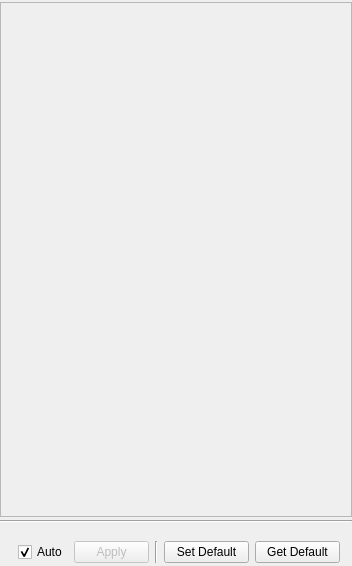
<?xml version="1.0" encoding="UTF-8"?>
<ui version="4.0">
 <class>EsPropertyTabWidget</class>
 <widget class="QWidget" name="EsPropertyTabWidget">
  <property name="geometry">
   <rect>
    <x>0</x>
    <y>0</y>
    <width>352</width>
    <height>566</height>
   </rect>
  </property>
  <property name="windowTitle">
   <string>EsPropertyTabWidget</string>
  </property>
  <layout class="QVBoxLayout" name="verticalLayout">
   <property name="spacing">
    <number>3</number>
   </property>
   <property name="leftMargin">
    <number>0</number>
   </property>
   <property name="topMargin">
    <number>2</number>
   </property>
   <property name="rightMargin">
    <number>0</number>
   </property>
   <property name="bottomMargin">
    <number>3</number>
   </property>
   <item>
    <layout class="QHBoxLayout" name="horizontalLayout_2">
     <property name="leftMargin">
      <number>0</number>
     </property>
     <property name="rightMargin">
      <number>0</number>
     </property>
     <item>
      <widget class="QLabel" name="labelStatus">
       <property name="minimumSize">
        <size>
         <width>0</width>
         <height>50</height>
        </size>
       </property>
       <property name="frameShape">
        <enum>QFrame::StyledPanel</enum>
       </property>
       <property name="frameShadow">
        <enum>QFrame::Sunken</enum>
       </property>
       <property name="text">
        <string/>
       </property>
       <property name="alignment">
        <set>Qt::AlignLeading|Qt::AlignLeft|Qt::AlignTop</set>
       </property>
      </widget>
     </item>
    </layout>
   </item>
   <item>
    <widget class="Line" name="line_2">
     <property name="orientation">
      <enum>Qt::Horizontal</enum>
     </property>
    </widget>
   </item>
   <item>
    <layout class="QHBoxLayout" name="horizontalLayout">
     <property name="spacing">
      <number>6</number>
     </property>
     <property name="leftMargin">
      <number>8</number>
     </property>
     <property name="topMargin">
      <number>15</number>
     </property>
     <property name="rightMargin">
      <number>2</number>
     </property>
     <item>
      <spacer name="horizontalSpacer_2">
       <property name="orientation">
        <enum>Qt::Horizontal</enum>
       </property>
       <property name="sizeHint" stdset="0">
        <size>
         <width>40</width>
         <height>20</height>
        </size>
       </property>
      </spacer>
     </item>
     <item>
      <widget class="QCheckBox" name="checkBoxAutoUpdate">
       <property name="text">
        <string>Auto</string>
       </property>
       <property name="checked">
        <bool>true</bool>
       </property>
      </widget>
     </item>
     <item>
      <widget class="QPushButton" name="pushButtonApplyUpdate">
       <property name="enabled">
        <bool>false</bool>
       </property>
       <property name="minimumSize">
        <size>
         <width>75</width>
         <height>0</height>
        </size>
       </property>
       <property name="text">
        <string>Apply</string>
       </property>
      </widget>
     </item>
     <item>
      <widget class="Line" name="line">
       <property name="orientation">
        <enum>Qt::Vertical</enum>
       </property>
      </widget>
     </item>
     <item>
      <widget class="QPushButton" name="pushButtonSetDefault">
       <property name="minimumSize">
        <size>
         <width>85</width>
         <height>0</height>
        </size>
       </property>
       <property name="text">
        <string>Set Default</string>
       </property>
      </widget>
     </item>
     <item>
      <widget class="QPushButton" name="pushButtonGetDefault">
       <property name="minimumSize">
        <size>
         <width>85</width>
         <height>0</height>
        </size>
       </property>
       <property name="text">
        <string>Get Default</string>
       </property>
      </widget>
     </item>
     <item>
      <spacer name="horizontalSpacer">
       <property name="orientation">
        <enum>Qt::Horizontal</enum>
       </property>
       <property name="sizeHint" stdset="0">
        <size>
         <width>40</width>
         <height>20</height>
        </size>
       </property>
      </spacer>
     </item>
    </layout>
   </item>
  </layout>
 </widget>
 <layoutdefault spacing="6" margin="11"/>
 <resources/>
 <connections/>
</ui>
